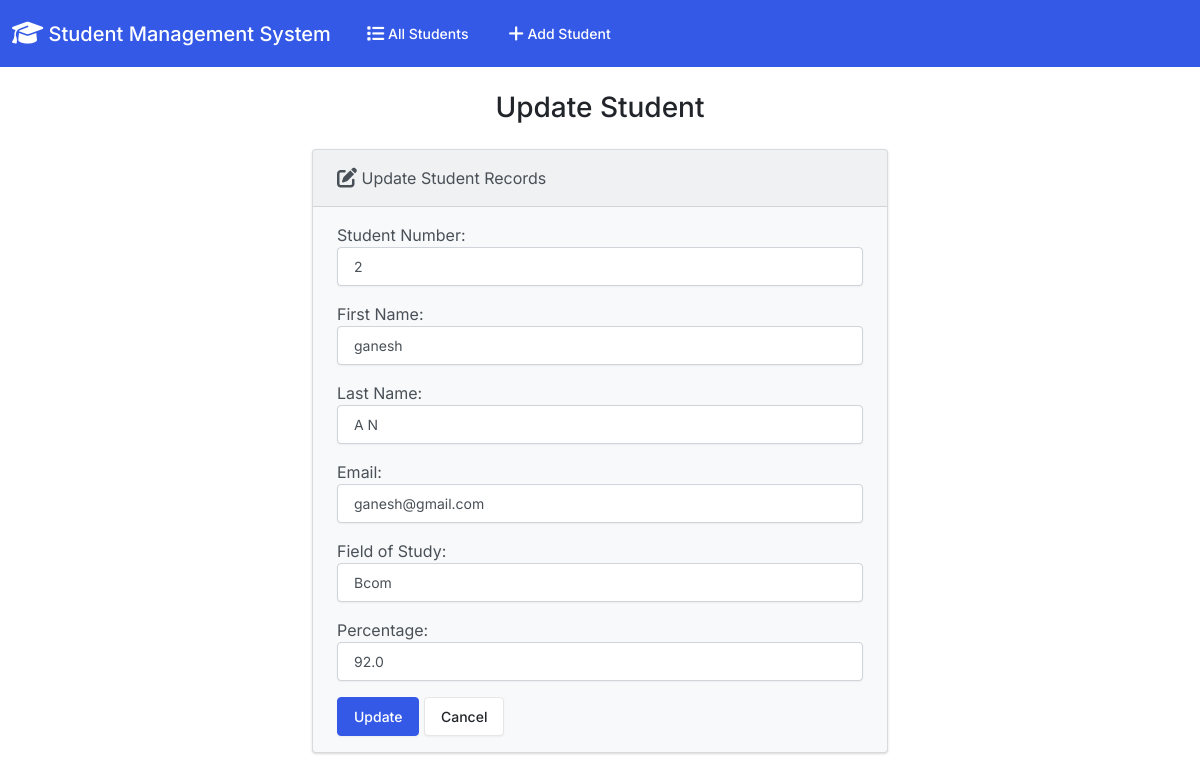
The app's page /edit/10/ with its own data.
### students/models.py (models this page shows, shortened)
class Students(models.Model):
    student_number=models.PositiveIntegerField()
    first_name=models.CharField(max_length=200)
    last_name=models.CharField(max_length=200)
    email=models.EmailField(max_length=200)
    field_to_study=models.CharField(max_length=200)
    percentage=models.FloatField()

### students/views.py (the view)
# urls.py: path('edit/<int:id>/', views.edit, name='edit'),
def edit(request, id):
  if request.method == 'POST':
    student = Students.objects.get(pk=id)
    form = StudentForm(request.POST, instance=student)
    if form.is_valid():
      form.save()
      return render(request, 'edit.html', {
        'form': form,
        'success': True
      })
  else:
    student = Students.objects.get(pk=id)
    form = StudentForm(instance=student)
  return render(request, 'edit.html', {
    'form': form
  })

### students/forms.py
class StudentForm(forms.ModelForm):
  class Meta:
    model = Students
    fields = "__all__"
    labels = {
      'student_number': 'Student Number',
      'first_name': 'First Name',
      'last_name': 'Last Name',
      'email': 'Email',
      'field_to_study': 'Field of Study',
      'gpa': 'Percentage'
    }
    widgets = {
      'student_number': forms.NumberInput(attrs={'class': 'form-control'}),
      'first_name': forms.TextInput(attrs={'class': 'form-control'}),
      'last_name': forms.TextInput(attrs={'class': 'form-control'}),
      'email': forms.EmailInput(attrs={'class': 'form-control'}),
      'field_to_study': forms.TextInput(attrs={'class': 'form-control'}),
      'percentage': forms.NumberInput(attrs={'class': 'form-control'}),
    }

### templates/edit.html (shortened to what this page needs)
{% extends "base.html" %}
{% block body %}
  <h3 class="text-center m-4">Update Student</h3>
  {% if success %}
    <div class="alert alert-success" role="alert">
      The student updated successfully.
      <a href="{% url 'students:index' %}" class="alert-link">Go to Home Page.</a>
    </div>
  {% else %}
    <div class="row justify-content-center">
      <div class="col-6">
        <div class="card bg-light mb-3">
          <div class="card-header">
            <i class="fa-solid fa-pen-to-square fa-lg"></i> Update Student Records
          </div>
          <div class="card-body">
            <form action="" method="POST">
              {{ form.as_p }}
              <button type="submit" class="btn btn-primary">Update</button>
              <a href="{% url 'students:index' %}" class="btn btn-secondary">Cancel</a>
            </form>
          </div>
        </div>
      </div>
    </div>
  {% endif %}
{% endblock %}

### records on screen
Students: student_number "2", first_name "ganesh", last_name "A N", email "ganesh@gmail.com", field_to_study "Bcom", percentage "92.0"
